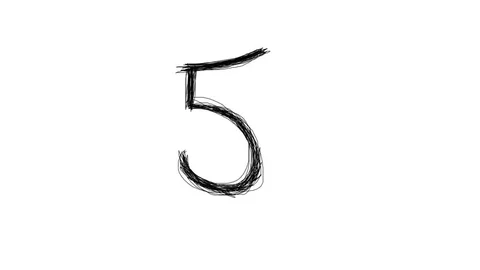
#> input picture test.png, 480 x 270 px, found by its file name
$ jupyter execute --allow-errors MNIST_using_KNN.ipynb   (shell and % lines are left out)
#> lines starting #> are read from the running program, lines starting #| are printed output that depends on the picture
[cell 1]
from sklearn.datasets import fetch_openml

#> (the rest of this cell did not finish here and is left out)

[cell 2]
import numpy as np

#> (the rest of this cell did not finish here and is left out)

[cell 3]
from sklearn.model_selection import train_test_split

#> (the rest of this cell did not finish here and is left out)

[cell 4]
from sklearn.pipeline import Pipeline
from sklearn.preprocessing import StandardScaler
from sklearn.neighbors import KNeighborsClassifier

pipeline = Pipeline([
    ("Scaler",StandardScaler()),
    ("knn", KNeighborsClassifier())
])

[cell 5]
param_grid = {
    "knn__n_neighbors":[3,5,7,9],
    "knn__weights":["uniform", "distance"],
    "knn__metric":["euclidean", "manhattan"]
}

[cell 6]
from sklearn.model_selection import GridSearchCV

grid_search = GridSearchCV(pipeline, param_grid, cv=5, scoring="accuracy",n_jobs=-1)
#> (the rest of this cell did not finish here and is left out)

#> (a cell that did not finish here is left out)

#> (a cell that did not finish here is left out)

#> (a cell that did not finish here is left out)

[cell 10]
from PIL import Image, ImageEnhance
import matplotlib.pyplot as plt

def preprocess_image(image_path):
    """Preprocess an image to match the MNIST format."""
#> called with image_path = './test.png'
    img = Image.open(image_path).convert('L')  # Convert to grayscale
    img = img.resize((28, 28), Image.LANCZOS)  # Resize to 28x28 using LANCZOS filter
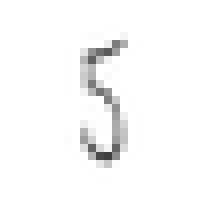
#> img: PIL image 28x28 L (shown 8 times larger); min 63, max 255, mean 249.7
    img_array = np.array(img)
    img_array = 255 - img_array  # Invert colors: MNIST has white digits on black background
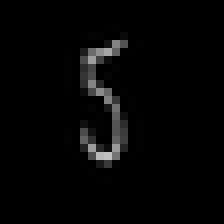
#> img_array: shape (28, 28) (shown 8 times larger); min 0, max 192, mean 5.3
    img_array = img_array / 255.0  # Normalize to [0, 1] range
    img_array = img_array.flatten().reshape(1, -1)  # Flatten and reshape for the model
    return img_array

def predict_digit(image_path):
    """Predict the digit in the given image."""
    img_array = preprocess_image(image_path)
    plt.imshow(img_array.reshape(28, 28), cmap='gray')
    plt.show()
    prediction = best_model.predict(img_array)
    return prediction[0]

# Example usage
image_path = './test.png'  # Update this path to the path of your image
#> (the rest of this cell did not finish here and is left out)
